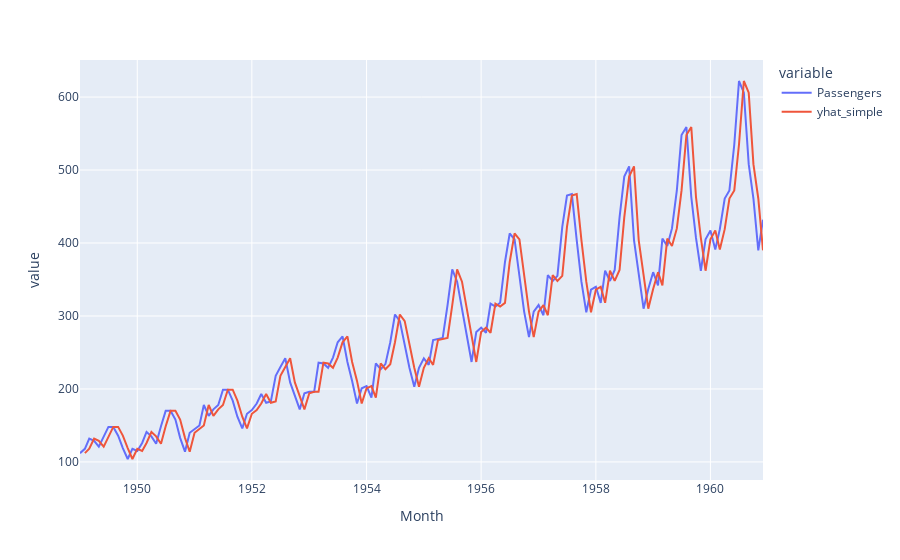

Notebook source saved alongside this figure:
### Code cell
px.line(df, x = 'Month', y = ['Passengers','yhat_simple']) #прогноз на 1 місяць, на 1 крок вперед

### Figure 1 — Plotly figure (JSON) as saved in the notebook; plotly's stock layout.template omitted (floating-point values rounded to 4 significant figures; data arrays with more than 128 entries replaced by an {"elided": "..."} marker saying what was removed)
{"data": [{"hovertemplate": "variable=Passengers<br>Month=%{x}<br>value=%{y}<extra></extra>", "legendgroup": "Passengers", "line": {"color": "#636efa", "dash": "solid"}, "marker": {"symbol": "circle"}, "mode": "lines", "name": "Passengers", "orientation": "v", "showlegend": true, "type": "scatter", "x": {"elided": "144 str values"}, "xaxis": "x", "y": {"elided": "144 int values"}, "yaxis": "y"}, {"hovertemplate": "variable=yhat_simple<br>Month=%{x}<br>value=%{y}<extra></extra>", "legendgroup": "yhat_simple", "line": {"color": "#EF553B", "dash": "solid"}, "marker": {"symbol": "circle"}, "mode": "lines", "name": "yhat_simple", "orientation": "v", "showlegend": true, "type": "scatter", "x": {"elided": "144 str values"}, "xaxis": "x", "y": {"elided": "144 int values"}, "yaxis": "y"}], "layout": {"legend": {"title": {"text": "variable"}, "tracegroupgap": 0}, "margin": {"t": 60}, "xaxis": {"anchor": "y", "domain": [0, 1], "title": {"text": "Month"}}, "yaxis": {"anchor": "x", "domain": [0, 1], "title": {"text": "value"}}}}
